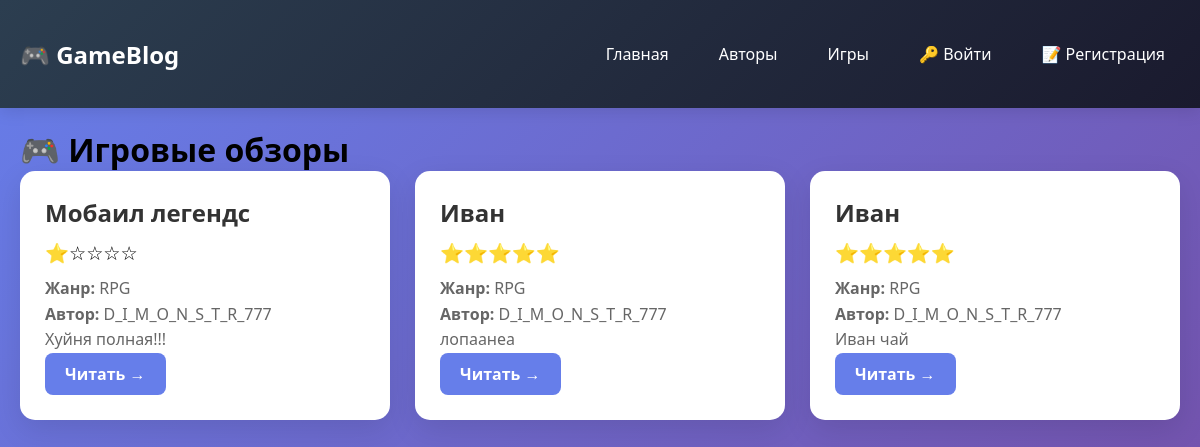
The page / on the database its author committed.
### models.py (models this page shows, shortened)
class Review(db.Model):
    __tablename__ = 'reviews'
    id = db.Column(db.Integer, primary_key=True)
    rating = db.Column(db.Integer, nullable=False)
    review_text = db.Column(db.Text, nullable=False)
    created_at = db.Column(db.DateTime, default=datetime.utcnow)
    views = db.Column(db.Integer, default=0)
    user_id = db.Column(db.Integer, db.ForeignKey('users.id'), nullable=False)
    game_id = db.Column(db.Integer, db.ForeignKey('games.id'), nullable=False)
    @property
    def stars(self):
        return '⭐' * self.rating + '☆' * (5 - self.rating)
    @property
    def short_review(self):
        if len(self.review_text) > 50:
            return self.review_text[:50] + '...'
        return self.review_text

class Game(db.Model):  # было class = Game
    __tablename__ = 'games'
    id = db.Column(db.Integer, primary_key=True)
    title = db.Column(db.String(200), unique=True, nullable=False)
    genre = db.Column(db.String(100), nullable=False)  # было ganre и Strong
    release_year = db.Column(db.Integer)
    reviews = db.relationship('Review', backref='game', lazy=True)

class User(db.Model, UserMixin):
    __tablename__ = 'users'
    id = db.Column(db.Integer, primary_key=True)  # было primaty_key
    username = db.Column(db.String(100), unique=True, nullable=False)
    email = db.Column(db.String(100), unique=True, nullable=True)
    password_hash = db.Column(db.String(300), nullable=False)
    created_at = db.Column(db.DateTime, default=datetime.utcnow)
    reviews = db.relationship('Review', backref='author', lazy=True)

### app.py (the view)
@app.route('/')
def home():
    reviews = Review.query.order_by(Review.created_at.desc()).all()
    return render_template('index.html', reviews=reviews)

### templates/index.html (shortened to what this page needs)
{% extends "base.html" %}
{% block content %}
<h1>🎮 Игровые обзоры</h1>
<div class="reviews-grid">
    {% for review in reviews %}
    <div class="card">
        <h2>{{ review.game.title }}</h2>
        <div class="rating">{{ review.stars }}</div>
        <p><strong>Жанр:</strong> {{ review.game.genre }}</p>
        <p><strong>Автор:</strong> {{ review.author.username }}</p>
        <p>{{ review.short_review }}</p>
        <a href="/review/{{ review.id }}" class="btn btn-primary">Читать →</a>
    </div>
    {% else %}
    <div class="card">
        <p>😢 Пока нет обзоров</p>
        <a href="/add" class="btn btn-primary">Написать первый</a>
    </div>
    {% endfor %}
</div>
{% endblock %}

### templates/base.html (shortened to what this page needs)
<!DOCTYPE html>
<html lang="ru">
<head>
    <link rel="stylesheet" href="{{ url_for('static', filename='css/style.css') }}">
</head>
<body>
    <nav class="navbar">
        <div class="container">
            <a href="/" class="logo">🎮 GameBlog</a>
            <div class="nav-links">
                <a href="/">Главная</a>
                <a href="/users">Авторы</a>
                <a href="/games">Игры</a>
                {% if current_user.is_authenticated %}
                    <a href="/profile">{{ current_user.username }}</a>
                    <a href="/add">➕ Обзор</a>
                    <a href="/logout">🚪 Выйти</a>
                {% else %}
                    <a href="/login">🔑 Войти</a>
                    <a href="/register">📝 Регистрация</a>
                {% endif %}
            </div>
        </div>
    </nav>
    <div class="container">
        {% block content %}{% endblock %}
    </div>
</body>
</html>

### static/css/style.css (style rules this page uses)
* { margin: 0; padding: 0; box-sizing: border-box; }
body { font-family: 'Segoe UI', Tahoma, Geneva, Verdana, sans-serif; background: linear-gradient(135deg, #667eea 0%, #764ba2 100%); min-height: 100vh; }
.container { max-width: 1200px; margin: 0 auto; padding: 20px; }
.navbar { background: linear-gradient(135deg, #2c3e50, #1a1a2e); padding: 15px 0; box-shadow: 0 4px 15px rgba(0,0,0,0.1); }
.navbar .container { display: flex; justify-content: space-between; align-items: center; }
.logo { color: white; font-size: 1.5em; font-weight: bold; text-decoration: none; }
.nav-links { display: flex; gap: 20px; flex-wrap: wrap; }
.nav-links a { color: white; text-decoration: none; padding: 8px 15px; border-radius: 5px; transition: all 0.3s; }
.card { background: white; border-radius: 15px; padding: 25px; margin-bottom: 20px; box-shadow: 0 10px 30px rgba(0,0,0,0.1); transition: transform 0.3s; }
.card h2 { color: #333; margin-bottom: 10px; }
.card p { color: #666; line-height: 1.6; }
.reviews-grid { display: grid; grid-template-columns: repeat(auto-fill, minmax(350px, 1fr)); gap: 25px; }
.rating { font-size: 1.2em; margin: 10px 0; }
.btn { display: inline-block; padding: 10px 20px; border-radius: 8px; text-decoration: none; font-weight: bold; margin-right: 10px; }
.btn-primary { background: #667eea; color: white; }

### rows shown on the page
Review: game "Мобаил легендс", stars "⭐☆☆☆☆", game.genre "RPG", author.username "D_I_M_O_N_S_T_R_777", short_review "Хуйня полная!!!"
Review: game "Иван", stars "⭐⭐⭐⭐⭐", game.genre "RPG", author.username "D_I_M_O_N_S_T_R_777", short_review "лопаанеа"
Review: game "Иван", stars "⭐⭐⭐⭐⭐", game.genre "RPG", author.username "D_I_M_O_N_S_T_R_777", short_review "Иван чай"
